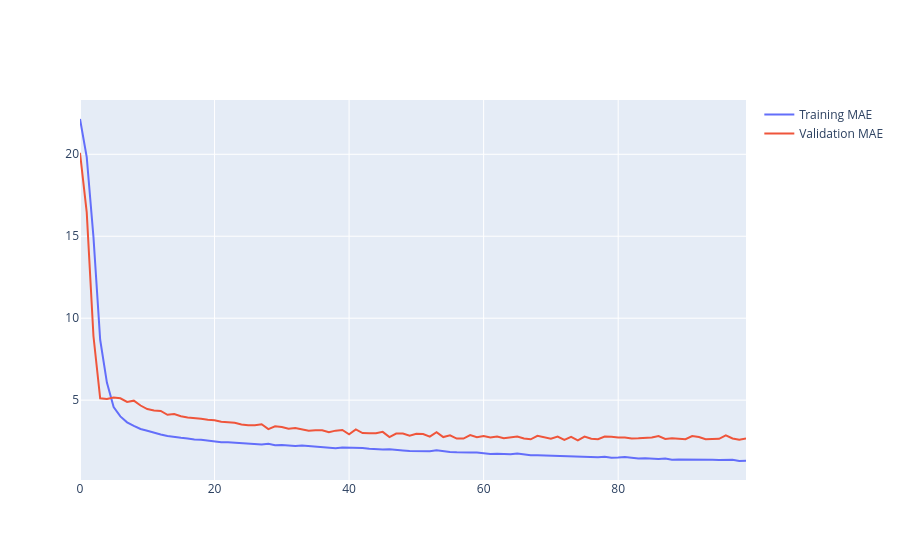

Here is the notebook cell this chart was saved with:
### Code cell
fig.add_trace(go.Scatter(
    y=history.history['val_mae'],
    mode='lines',
    name='Validation MAE'
))
